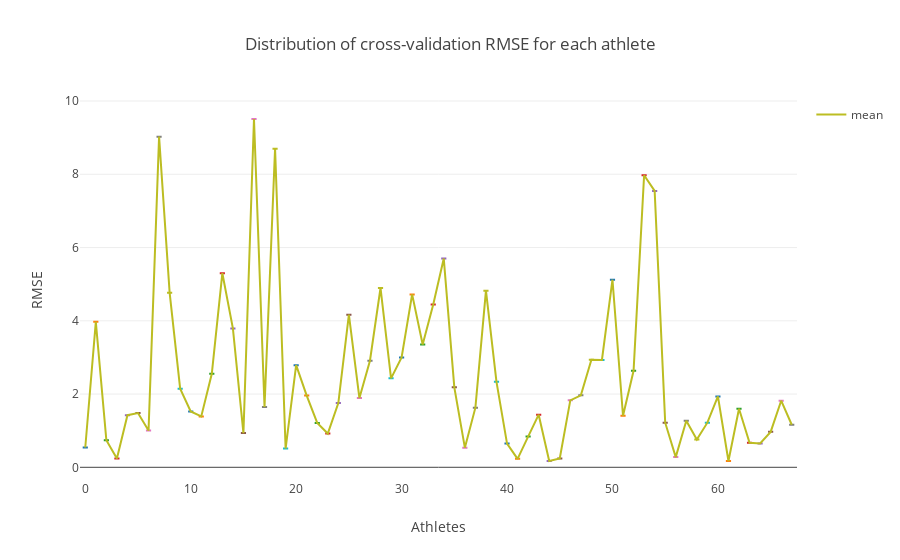

Notebook source saved alongside this figure:
### Code cell
# calculating the RMSE for cross-validation results of each person
# the result is a 2D tensor with rows as reapets and columns as persons
results = np.nanmean((padded_targetvalues - padded_predictions)**2, axis=2) ** .5

# visulizing the results of repeated cross-validation RMSE for each person via a boxplot
df = DataFrame(results)
plotData = [] 
for col in df.columns:
    plotData.append(go.Box(y= df[col], name=col, showlegend=False)) 
plotData.append(go.Scatter(x= df.columns, y=df.mean(), mode='lines', name='mean'))

layout = dict(title = 'Distribution of cross-validation RMSE for each athlete',
              xaxis = dict(title = 'Athletes'),
              yaxis = dict(title = 'RMSE'))

iplot(dict(data=plotData, layout=layout))

### Figure 1 — Plotly figure (JSON) as saved in the notebook; plotly's stock layout.template omitted (floating-point values rounded to 4 significant figures)
{"data": [{"name": 0, "showlegend": false, "type": "box", "y": [0.5402]}, {"name": 1, "showlegend": false, "type": "box", "y": [3.971]}, {"name": 2, "showlegend": false, "type": "box", "y": [0.7418]}, {"name": 3, "showlegend": false, "type": "box", "y": [0.2423]}, {"name": 4, "showlegend": false, "type": "box", "y": [1.422]}, {"name": 5, "showlegend": false, "type": "box", "y": [1.481]}, {"name": 6, "showlegend": false, "type": "box", "y": [1.002]}, {"name": 7, "showlegend": false, "type": "box", "y": [9.028]}, {"name": 8, "showlegend": false, "type": "box", "y": [4.769]}, {"name": 9, "showlegend": false, "type": "box", "y": [2.147]}, {"name": 10, "showlegend": false, "type": "box", "y": [1.525]}, {"name": 11, "showlegend": false, "type": "box", "y": [1.39]}, {"name": 12, "showlegend": false, "type": "box", "y": [2.553]}, {"name": 13, "showlegend": false, "type": "box", "y": [5.299]}, {"name": 14, "showlegend": false, "type": "box", "y": [3.793]}, {"name": 15, "showlegend": false, "type": "box", "y": [0.9333]}, {"name": 16, "showlegend": false, "type": "box", "y": [9.509]}, {"name": 17, "showlegend": false, "type": "box", "y": [1.646]}, {"name": 18, "showlegend": false, "type": "box", "y": [8.7]}, {"name": 19, "showlegend": false, "type": "box", "y": [0.5126]}, {"name": 20, "showlegend": false, "type": "box", "y": [2.788]}, {"name": 21, "showlegend": false, "type": "box", "y": [1.957]}, {"name": 22, "showlegend": false, "type": "box", "y": [1.212]}, {"name": 23, "showlegend": false, "type": "box", "y": [0.9219]}, {"name": 24, "showlegend": false, "type": "box", "y": [1.752]}, {"name": 25, "showlegend": false, "type": "box", "y": [4.166]}, {"name": 26, "showlegend": false, "type": "box", "y": [1.89]}, {"name": 27, "showlegend": false, "type": "box", "y": [2.911]}, {"name": 28, "showlegend": false, "type": "box", "y": [4.895]}, {"name": 29, "showlegend": false, "type": "box", "y": [2.429]}, {"name": 30, "showlegend": false, "type": "box", "y": [3.0]}, {"name": 31, "showlegend": false, "type": "box", "y": [4.721]}, {"name": 32, "showlegend": false, "type": "box", "y": [3.354]}, {"name": 33, "showlegend": false, "type": "box", "y": [4.443]}, {"name": 34, "showlegend": false, "type": "box", "y": [5.699]}, {"name": 35, "showlegend": false, "type": "box", "y": [2.183]}, {"name": 36, "showlegend": false, "type": "box", "y": [0.5361]}, {"name": 37, "showlegend": false, "type": "box", "y": [1.628]}, {"name": 38, "showlegend": false, "type": "box", "y": [4.822]}, {"name": 39, "showlegend": false, "type": "box", "y": [2.333]}, {"name": 40, "showlegend": false, "type": "box", "y": [0.6485]}, {"name": 41, "showlegend": false, "type": "box", "y": [0.2304]}, {"name": 42, "showlegend": false, "type": "box", "y": [0.8384]}, {"name": 43, "showlegend": false, "type": "box", "y": [1.437]}, {"name": 44, "showlegend": false, "type": "box", "y": [0.1741]}, {"name": 45, "showlegend": false, "type": "box", "y": [0.2413]}, {"name": 46, "showlegend": false, "type": "box", "y": [1.827]}, {"name": 47, "showlegend": false, "type": "box", "y": [1.964]}, {"name": 48, "showlegend": false, "type": "box", "y": [2.938]}, {"name": 49, "showlegend": false, "type": "box", "y": [2.931]}, {"name": 50, "showlegend": false, "type": "box", "y": [5.121]}, {"name": 51, "showlegend": false, "type": "box", "y": [1.409]}, {"name": 52, "showlegend": false, "type": "box", "y": [2.635]}, {"name": 53, "showlegend": false, "type": "box", "y": [7.972]}, {"name": 54, "showlegend": false, "type": "box", "y": [7.545]}, {"name": 55, "showlegend": false, "type": "box", "y": [1.219]}, {"name": 56, "showlegend": false, "type": "box", "y": [0.2783]}, {"name": 57, "showlegend": false, "type": "box", "y": [1.272]}, {"name": 58, "showlegend": false, "type": "box", "y": [0.7612]}, {"name": 59, "showlegend": false, "type": "box", "y": [1.219]}, {"name": 60, "showlegend": false, "type": "box", "y": [1.936]}, {"name": 61, "showlegend": false, "type": "box", "y": [0.1722]}, {"name": 62, "showlegend": false, "type": "box", "y": [1.6]}, {"name": 63, "showlegend": false, "type": "box", "y": [0.671]}, {"name": 64, "showlegend": false, "type": "box", "y": [0.65]}, {"name": 65, "showlegend": false, "type": "box", "y": [0.9674]}, {"name": 66, "showlegend": false, "type": "box", "y": [1.818]}, {"name": 67, "showlegend": false, "type": "box", "y": [1.162]}, {"mode": "lines", "name": "mean", "type": "scatter", "x": [0, 1, 2, 3, 4, 5, 6, 7, 8, 9, 10, 11, 12, 13, 14, 15, 16, 17, 18, 19, 20, 21, 22, 23, 24, 25, 26, 27, 28, 29, 30, 31, 32, 33, 34, 35, 36, 37, 38, 39, 40, 41, 42, 43, 44, 45, 46, 47, 48, 49, 50, 51, 52, 53, 54, 55, 56, 57, 58, 59, 60, 61, 62, 63, 64, 65, 66, 67], "y": [0.5402, 3.971, 0.7418, 0.2423, 1.422, 1.481, 1.002, 9.028, 4.769, 2.147, 1.525, 1.39, 2.553, 5.299, 3.793, 0.9333, 9.509, 1.646, 8.7, 0.5126, 2.788, 1.957, 1.212, 0.9219, 1.752, 4.166, 1.89, 2.911, 4.895, 2.429, 3.0, 4.721, 3.354, 4.443, 5.699, 2.183, 0.5361, 1.628, 4.822, 2.333, 0.6485, 0.2304, 0.8384, 1.437, 0.1741, 0.2413, 1.827, 1.964, 2.938, 2.931, 5.121, 1.409, 2.635, 7.972, 7.545, 1.219, 0.2783, 1.272, 0.7612, 1.219, 1.936, 0.1722, 1.6, 0.671, 0.65, 0.9674, 1.818, 1.162]}], "layout": {"title": "Distribution of cross-validation RMSE for each athlete", "xaxis": {"title": "Athletes"}, "yaxis": {"title": "RMSE"}}}
